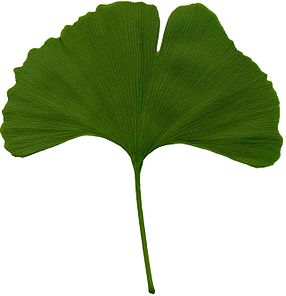
//> input picture leaf_image/leaf7.jpg, 286 x 296 px
$ ./main   (built with g++ and OpenCV 4)
//> lines starting //> are read from the running program, lines starting //| are printed output that depends on the picture
#include <opencv2/core.hpp>
#include <opencv2/imgcodecs.hpp>
#include <opencv2/highgui.hpp>
#include <opencv2/opencv.hpp>
#include <iostream>
#include <string>
#include <stdio.h>

using namespace cv;
using namespace std;

/*
sensitivity is for detect yellow-like-green or blue-like-green.
if sensitivity is low, it can detect yellow-like-green or blue-like-green,
but the accuracy of green detection is low.
default is 50.
brightness is the degree of bright of green pixel. Domain of brightness is 0 - 255.
If brightness is high, this module can detect bright green but not dark green.
*/
class ProcessImage {
public:
	ProcessImage(String imagaName);
	Mat getLeafImage(int brightness, int sensitivity);

private:
	Mat image;
	double greenRatio = 0;
	double rgbSum = 0;
	int count = 0;
	int yellowSensitity = 0;
	int blueSensitity = 0;
	int sensitivity = 0;
	int brightness = 0;
};

ProcessImage::ProcessImage(String imagaName) {
//> called with imagaName = "leaf7.jpg"
	this->image = imread(imagaName, IMREAD_COLOR);
//> this->image is the input picture: 296 rows x 286 cols, CV_8UC3; mean B, G, R 156.5, 187.5, 174.3
}
Mat ProcessImage::getLeafImage(int brightness, int sensitivity) {
//> called with brightness = 50, sensitivity = 20
	this->brightness = brightness;
	this->sensitivity = sensitivity;

	for (int i = 0; i < image.rows; i++) {
		for (int k = 0; k < image.cols * 3; k += 3) {
			if (image.at<uchar>(i, k + 1) > image.at<uchar>(i, k) + sensitivity && image.at<uchar>(i, k + 1) > image.at<uchar>(i, k + 2) + sensitivity && image.at<uchar>(i, k + 1) > brightness) {
				rgbSum += (double)image.at<uchar>(i, k + 1) / (double)(image.at<uchar>(i, k) + image.at<uchar>(i, k + 1) + image.at<uchar>(i, k + 2));
				count++;
			}
		}
	}
//> this loop made 296 passes
//> (rgbSum, count) on passes 1 to 3: (0, 0), (0, 0), (15, 30)
//> after the loop, rgbSum = 19335; count = 33536

	greenRatio = (rgbSum / (double)count) - (rgbSum / ((double)count) * 0.08); //0.08 is for error.
//> greenRatio = 0.53

	cout << greenRatio;
//| 0.530422


	for (int i = 0; i < image.rows; i++) {
		for (int k = 0; k < image.cols * 3; k += 3) {
			rgbSum = (double)image.at<uchar>(i, k + 1) / (double)(image.at<uchar>(i, k) + image.at<uchar>(i, k + 1) + image.at<uchar>(i, k + 2));

			if (rgbSum < greenRatio) {
				image.at<uchar>(i, k) = 0;
				image.at<uchar>(i, k + 1) = 0;
				image.at<uchar>(i, k + 2) = 0;
			}
			else {
				image.at<uchar>(i, k) = 0;
				image.at<uchar>(i, k + 1) = 255;
				image.at<uchar>(i, k + 2) = 0;
			}
		}
	}
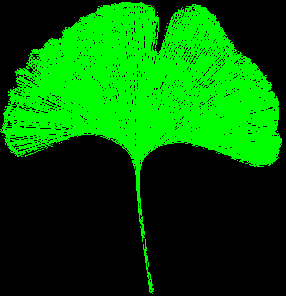
//> image: 296 rows x 286 cols, CV_8UC3; mean B, G, R 0, 92.3, 0
//> after the loop, rgbSum = 0.333
	greenRatio = 0;
	rgbSum = 0;
	count = 0;

	return image;
}


int main(int argc, char** argv)
{
	ProcessImage opencv("leaf7.jpg");
	Mat image = opencv.getLeafImage(50, 20);


	namedWindow("Display window", WINDOW_AUTOSIZE); // Create a window for display.
	imshow("Display window", image);


	waitKey(0);

	return 0;
}

$ run again, with leaf_image/leaf1.JPG copied over leaf_image/leaf7.jpg
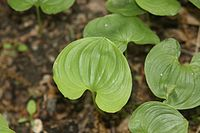
//> input picture leaf_image/leaf1.JPG, 200 x 133 px
//> in ProcessImage, this->image is the input picture: 133 rows x 200 cols, CV_8UC3; mean B, G, R 61.8, 111.2, 104.2
//> the loop in getLeafImage, `for (int i = 0; i < image.rows; i++)` made 133 passes
//> (rgbSum, count) on passes 1 to 8: (58.31, 130), (117.7, 262), (177.6, 394), (237.9, 526), (296.6, 654), (352.1, 775), (404.6, 889), (454.6, 998)
//> after the loop in getLeafImage, `for (int i = 0; i < image.rows; i++)`: rgbSum = 4626.3; count = 10739
//> greenRatio = 0.396
//| 0.396334
//> the loop in getLeafImage, `for (int i = 0; i < image.rows; i++)` made 133 passes
//> rgbSum on passes 1 to 8: 0.408, 0.435, 0.439, 0.455, 0.462, 0.447, 0.436, 0.397
//> after the loop in getLeafImage, `for (int i = 0; i < image.rows; i++)`:
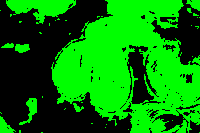
//> image: 133 rows x 200 cols, CV_8UC3; mean B, G, R 0, 131.3, 0
//> after the loop in getLeafImage, `for (int i = 0; i < image.rows; i++)`: rgbSum = 0.446

$ run again, with leaf_image/leaf2.JPG copied over leaf_image/leaf7.jpg
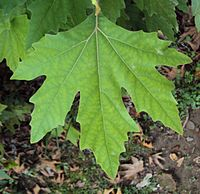
//> input picture leaf_image/leaf2.JPG, 200 x 194 px
//> in ProcessImage, this->image is the input picture: 194 rows x 200 cols, CV_8UC3; mean B, G, R 65, 121.7, 96
//> the loop in getLeafImage, `for (int i = 0; i < image.rows; i++)` made 194 passes
//> (rgbSum, count) on passes 1 to 3: (85.8, 175), (172.2, 352), (258.8, 530)
//> after the loop in getLeafImage, `for (int i = 0; i < image.rows; i++)`: rgbSum = 10485.2; count = 22242
//> greenRatio = 0.434
//| 0.433702
//> the loop in getLeafImage, `for (int i = 0; i < image.rows; i++)` made 194 passes
//> rgbSum on passes 1 to 3: 0.409, 0.409, 0.405
//> after the loop in getLeafImage, `for (int i = 0; i < image.rows; i++)`:
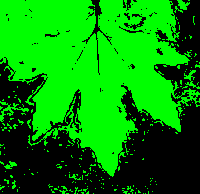
//> image: 194 rows x 200 cols, CV_8UC3; mean B, G, R 0, 143.4, 0
//> after the loop in getLeafImage, `for (int i = 0; i < image.rows; i++)`: rgbSum = 0.344

$ run again, with leaf_image/leaf3.jpg copied over leaf_image/leaf7.jpg
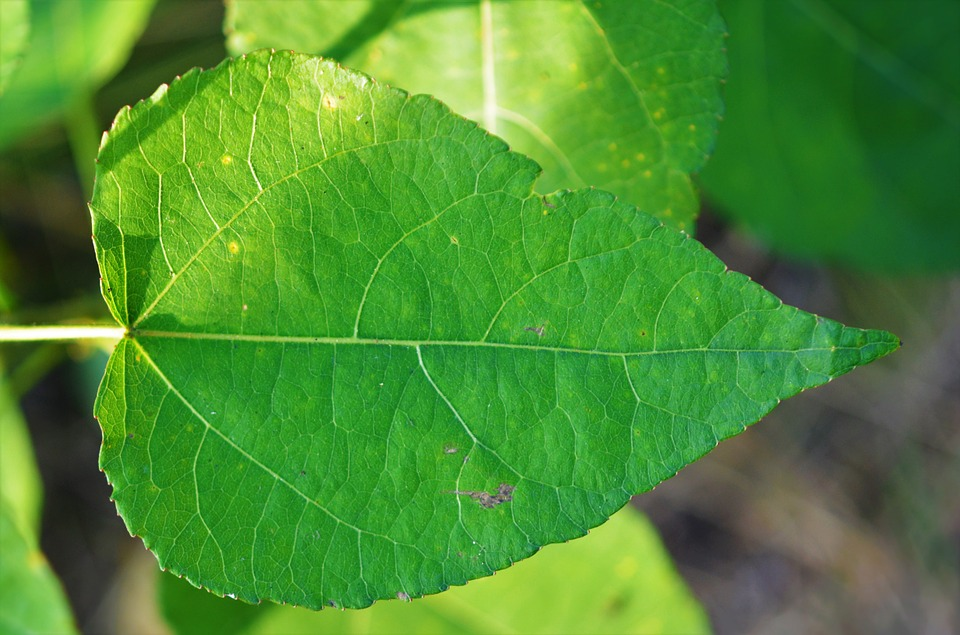
//> input picture leaf_image/leaf3.jpg, 960 x 635 px
//> in ProcessImage, this->image is the input picture: 635 rows x 960 cols, CV_8UC3; mean B, G, R 49.5, 140.4, 76.6
//> the loop in getLeafImage, `for (int i = 0; i < image.rows; i++)` made 635 passes
//> (rgbSum, count) on passes 1 to 3: (519.2, 906), (1034.8, 1811), (1547.6, 2713)
//> after the loop in getLeafImage, `for (int i = 0; i < image.rows; i++)`: rgbSum = 284422.8; count = 485006
//> greenRatio = 0.54
//| 0.539517
//> the loop in getLeafImage, `for (int i = 0; i < image.rows; i++)` made 635 passes
//> rgbSum on passes 1 to 3: 0.661, 0.645, 0.63
//> after the loop in getLeafImage, `for (int i = 0; i < image.rows; i++)`:
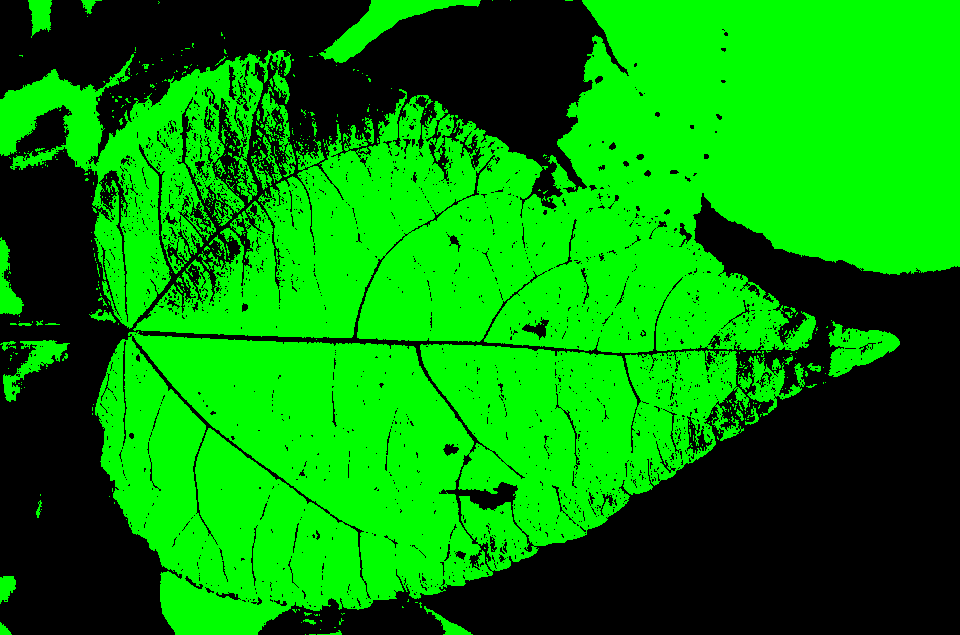
//> image: 635 rows x 960 cols, CV_8UC3; mean B, G, R 0, 145.8, 0
//> after the loop in getLeafImage, `for (int i = 0; i < image.rows; i++)`: rgbSum = 0.327
